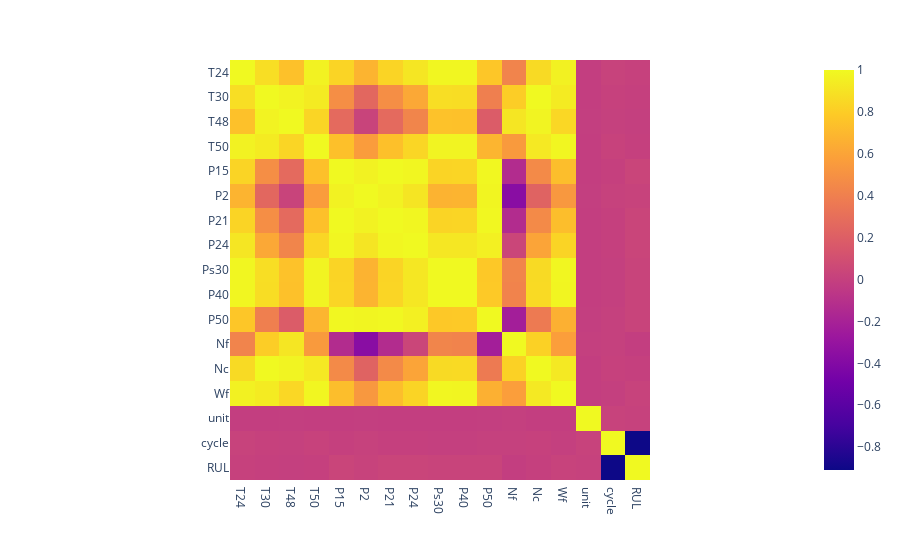

Notebook code for this chart:
### Code cell
fig = px.imshow(corr)
fig.show()

### Figure 1 — Plotly figure (JSON) as saved in the notebook; plotly's stock layout.template omitted (floating-point values rounded to 4 significant figures; data arrays with more than 128 entries replaced by an {"elided": "..."} marker saying what was removed)
{"data": [{"coloraxis": "coloraxis", "hovertemplate": "x: %{x}<br>y: %{y}<br>color: %{z}<extra></extra>", "name": "0", "type": "heatmap", "x": ["T24", "T30", "T48", "T50", "P15", "P2", "P21", "P24", "Ps30", "P40", "P50", "Nf", "Nc", "Wf", "unit", "cycle", "RUL"], "xaxis": "x", "y": ["T24", "T30", "T48", "T50", "P15", "P2", "P21", "P24", "Ps30", "P40", "P50", "Nf", "Nc", "Wf", "unit", "cycle", "RUL"], "yaxis": "y", "z": {"elided": "17x17 float values"}}], "layout": {"coloraxis": {"colorscale": [[0, "#0d0887"], [0.1111, "#46039f"], [0.2222, "#7201a8"], [0.3333, "#9c179e"], [0.4444, "#bd3786"], [0.5556, "#d8576b"], [0.6667, "#ed7953"], [0.7778, "#fb9f3a"], [0.8889, "#fdca26"], [1, "#f0f921"]]}, "margin": {"t": 60}, "xaxis": {"anchor": "y", "constrain": "domain", "domain": [0, 1], "scaleanchor": "y"}, "yaxis": {"anchor": "x", "autorange": "reversed", "constrain": "domain", "domain": [0, 1]}}}
